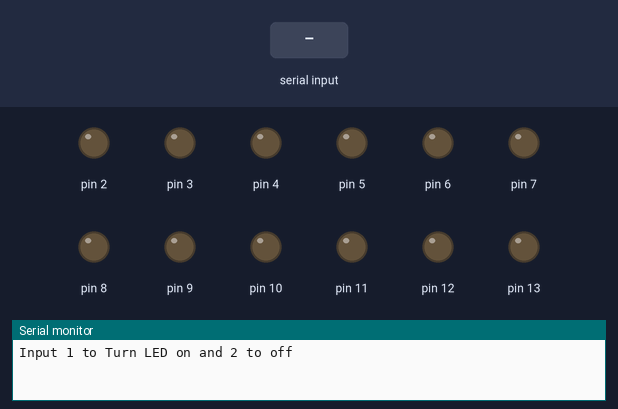
Simulated run of this sketch. Board: Arduino Uno, built with avr-gcc and run on an emulated ATmega328P. On the bench: output pins drawn as LEDs (lit = HIGH), the last lines printed to the serial monitor. The test bench sets the inputs (shaded band).

Above: at 1.2 s.
1.3 s: "1\n" received over Serial
At 2.5 s:
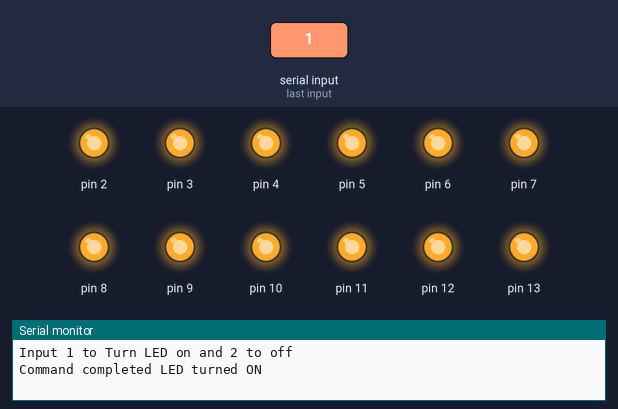
2.8 s: "2\n" received over Serial
At 3.7 s:
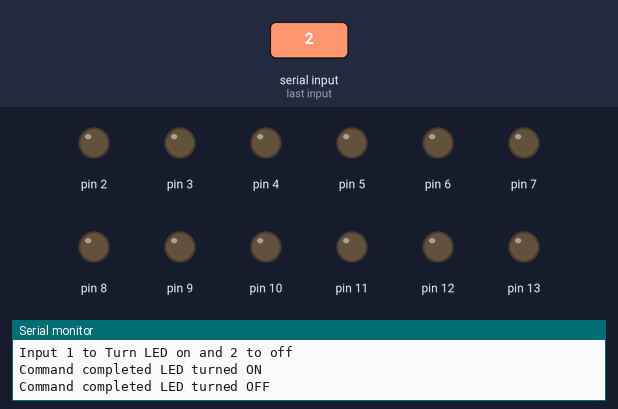
Timing chart, 0 to 5.8 s (numbered marks = the images above; inputs shaded):
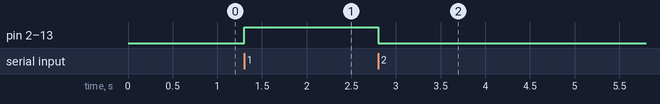

The sketch:

blinkallv2.ino
```cpp
/*
This example shows how to control LED with keybpard using only a Maker UNO.
Tutorial page:
  http://makeruno.com.my/control-led-with-keyboard-using-only-maker-uno/

Original written by:
  26/01/18  Asyraf (Intern), Cytron Technologies
*/

void setup()
{
  for (int i=2; i<14; i++)
      {
        pinMode(i, OUTPUT);
      }
  Serial.begin(9600);
  while (!Serial);
  Serial.println("Input 1 to Turn LED on and 2 to off");
}

void loop()
{
  if (Serial.available())
  {
    int state = Serial.parseInt();
    if (state == 1)
    {
      for (int j=2; j<14; j++)
      {
        digitalWrite(j, HIGH);
      }
      Serial.println("Command completed LED turned ON");
    }
    if (state == 2)
    {
      for (int k=2; k<14; k++)
      {
        digitalWrite(k, LOW);
      }
      Serial.println("Command completed LED turned OFF");
    }
  }
}
```

Measured:
- after the input at 1.3 s, pin 2–13: LOW → HIGH at once
- after the input at 2.8 s, pin 2–13: HIGH → LOW at once
